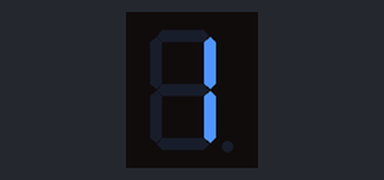
This program was run on a simulated Raspberry Pi (BCM pin numbers). Shown: 1-digit seven-segment display. The segment pins are drawn as the display they are named for.

Above: at 0.1 s.
At 2.1 s:
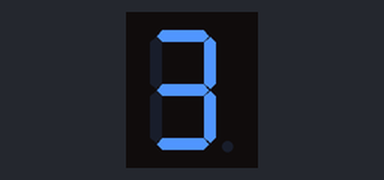
At 3.1 s:
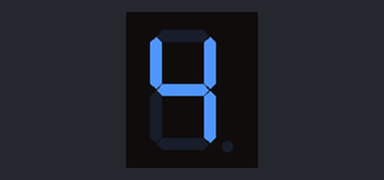
At 5.1 s:
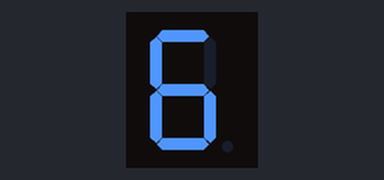
At 6.1 s:
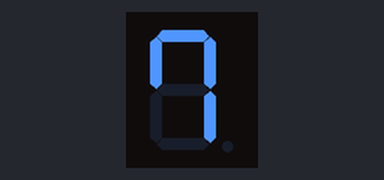
At 8.1 s:
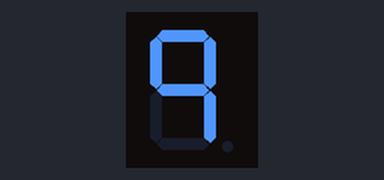

Measured:
- by itself, everything shown: repeats every 9.0 s, in 9 steps
- what the display in image 0 shows lasts 1.0 s, from 0.1 s to 1.1 s

The program:

seg01.py
```python
import RPi.GPIO as GPIO
import time


# a = 13, b = 26, c = 19, d = 20, e = 21, f = 22, g = 12

segment_pins = [13, 26, 19, 20, 21, 22, 12]

segment_patterns = [
    [0, 0, 0, 0, 0, 0, 0],  # 0
    [0, 1, 1, 0, 0, 0, 0],  # 1
    [1, 1, 0, 1, 1, 0, 1],  # 2
    [1, 1, 1, 1, 0, 0, 1],  # 3
    [0, 1, 1, 0, 0, 1, 1],  # 4
    [1, 0, 1, 1, 0, 1, 1],  # 5
    [1, 0, 1, 1, 1, 1, 1],  # 6
    [1, 1, 1, 0, 0, 1, 0],  # 7
    [1, 1, 1, 1, 1, 1, 1],  # 8
    [1, 1, 1, 0, 0, 1, 1]   # 9
]

def setup():
    GPIO.setmode(GPIO.BCM)
    for pin in segment_pins:
        GPIO.setup(pin, GPIO.OUT)

def display_number(number):
    pattern = segment_patterns[number]
    for pin, state in zip(segment_pins, pattern):
        GPIO.output(pin, state)

def main():
    try:
        setup()
        while True:
            for number in range(1, 10):
                display_number(number)
                time.sleep(1)
    except KeyboardInterrupt:
        print("")
    finally:
        GPIO.cleanup()

if __name__ == '__main__':
    try:
        main()
    except KeyboardInterrupt:
        GPIO.cleanup()
```
